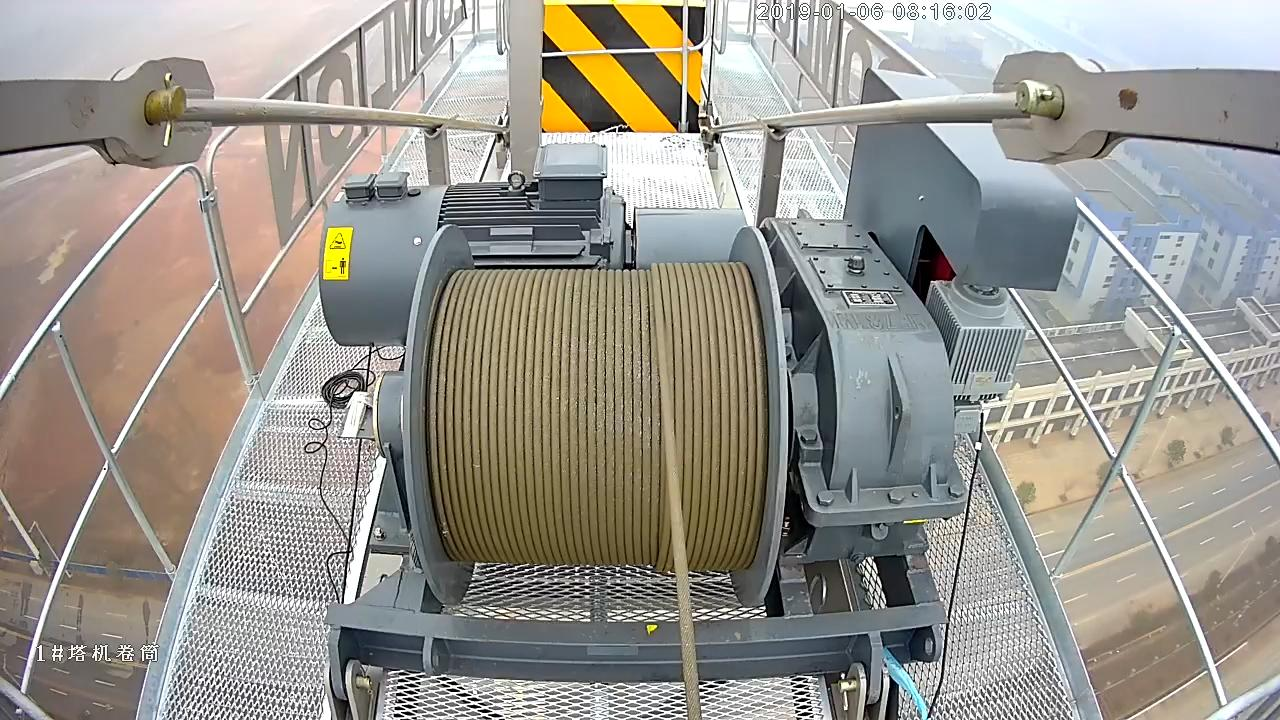
#> input picture img00001.jpg, 1280 x 720 px, given in place of MyTestVideo_1.mp4, which was not available
$ python meanShiftObjectTrack.py
#> lines starting #> are read from the running program, lines starting #| are printed output that depends on the picture; after the words box and inside, x2 and y2 are one past the last pixel; in counts of white or black regions, pixels touching at a corner belong together; pictures that were not available may be replaced by others from this repository, and a replacement may not be noted
# -*- coding: utf-8 -*-
"""
Created on Thu Feb 28 09:18:08 2019

@author: Administrator
"""

import cv2
import numpy as np
import matplotlib.pyplot as plt

def show(img):
    plt.figure(figsize=[7,7]),plt.imshow(img,cmap='gray'),plt.show()
# 设置初始化的窗口位置
r,h,c,w = 165,500,346,500
#r,h,c,w = 225,380,335,70
track_window = (c,r,w,h)

cap = cv2.VideoCapture(r"d:\MyTestVideo_1.mp4")

ret, frame= cap.read()
#> frame is the input picture: shape (720, 1280, 3); mean B, G, R 142.5, 150, 153.2
frame = cv2.GaussianBlur(frame,(3,3),5)
# 设置追踪的区域
roi = frame[r:r+h, c:c+w]
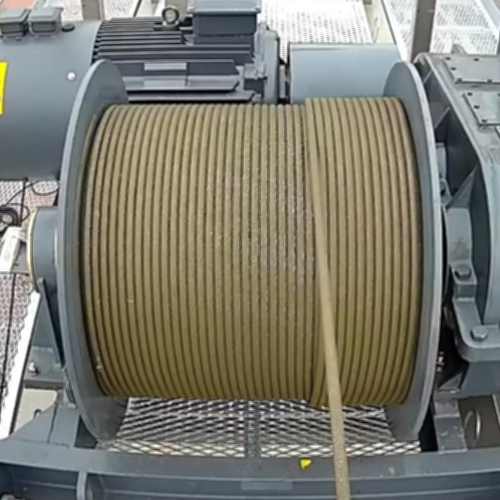
#> roi: shape (500, 500, 3); mean B, G, R 112.1, 123.1, 124.3


gray_img = cv2.cvtColor(frame, cv2.COLOR_BGR2GRAY)
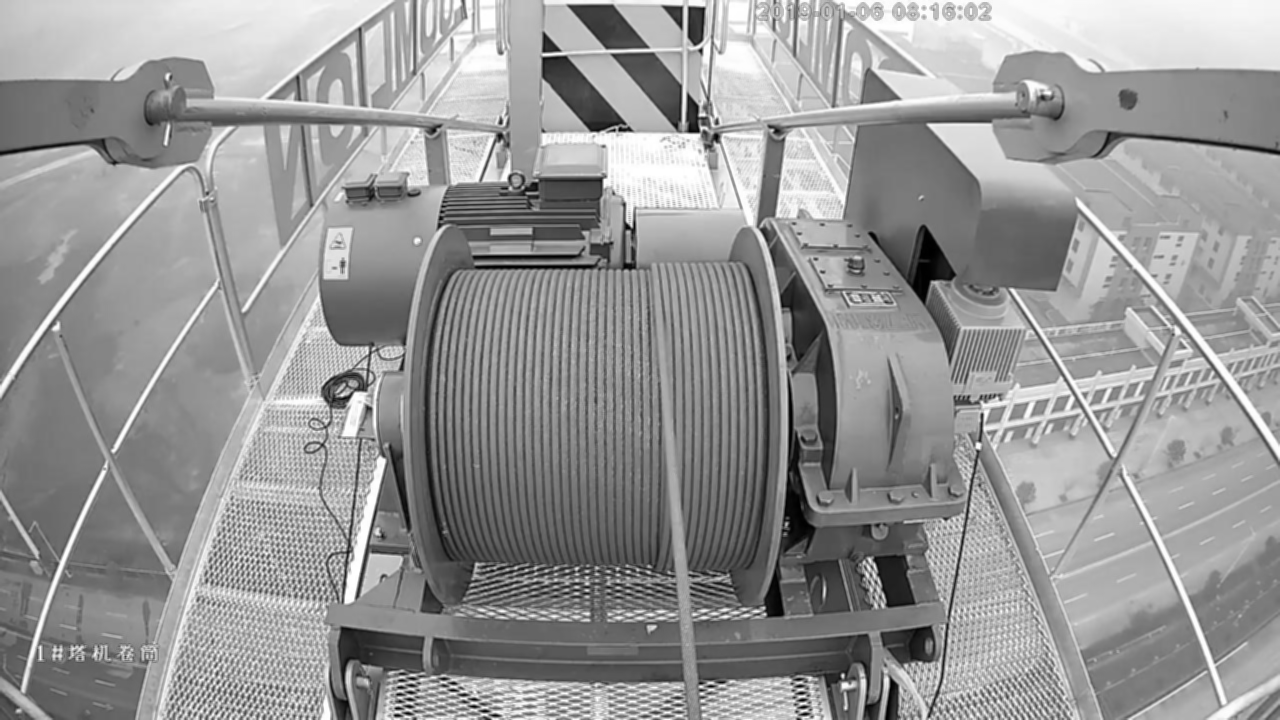
#> gray_img: shape (720, 1280); min 0, max 255, mean 150.1
kernel = np.array([[1, 0, -1],
                   [1, 0, -1],
                   [1, 0, -1]])
filter_img = cv2.filter2D(gray_img,-1,kernel)
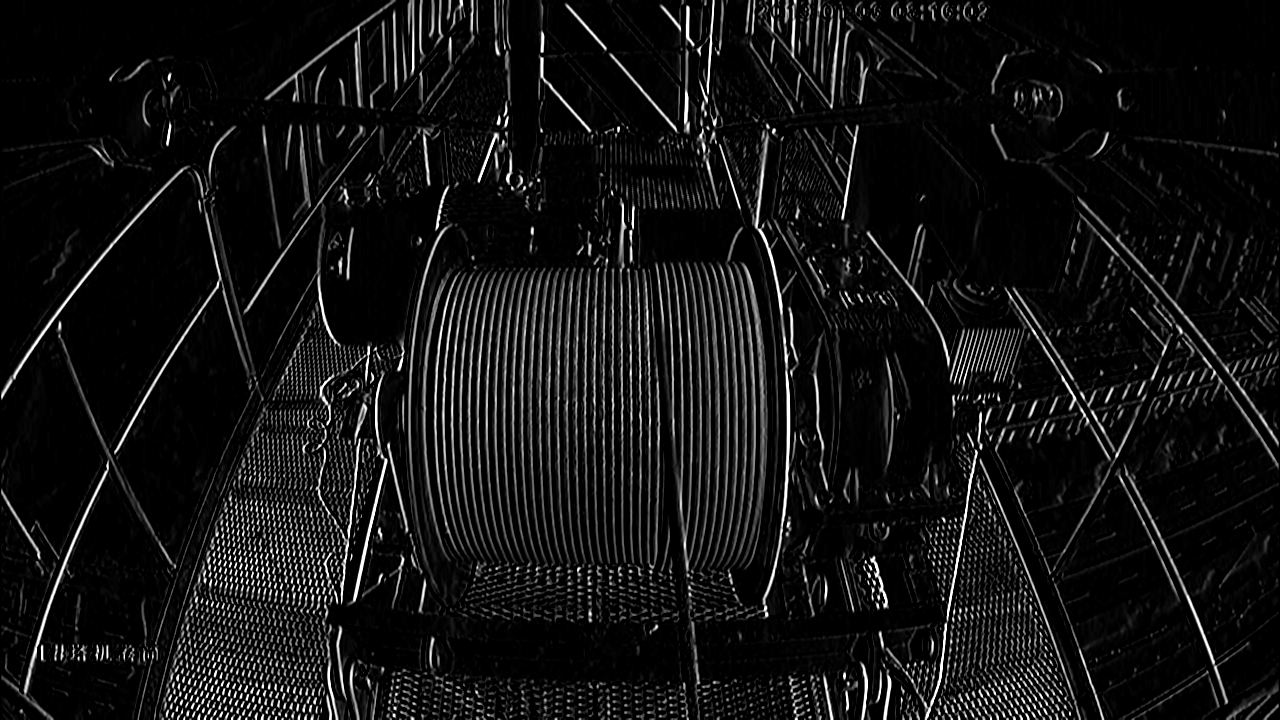
#> filter_img: shape (720, 1280); min 0, max 255, mean 19
show(filter_img)
#ret,thresh_img = cv2.threshold(gray_img,113,255,cv2.THRESH_BINARY)

thresh_img = cv2.filter2D(gray_img,-1,kernel.transpose())
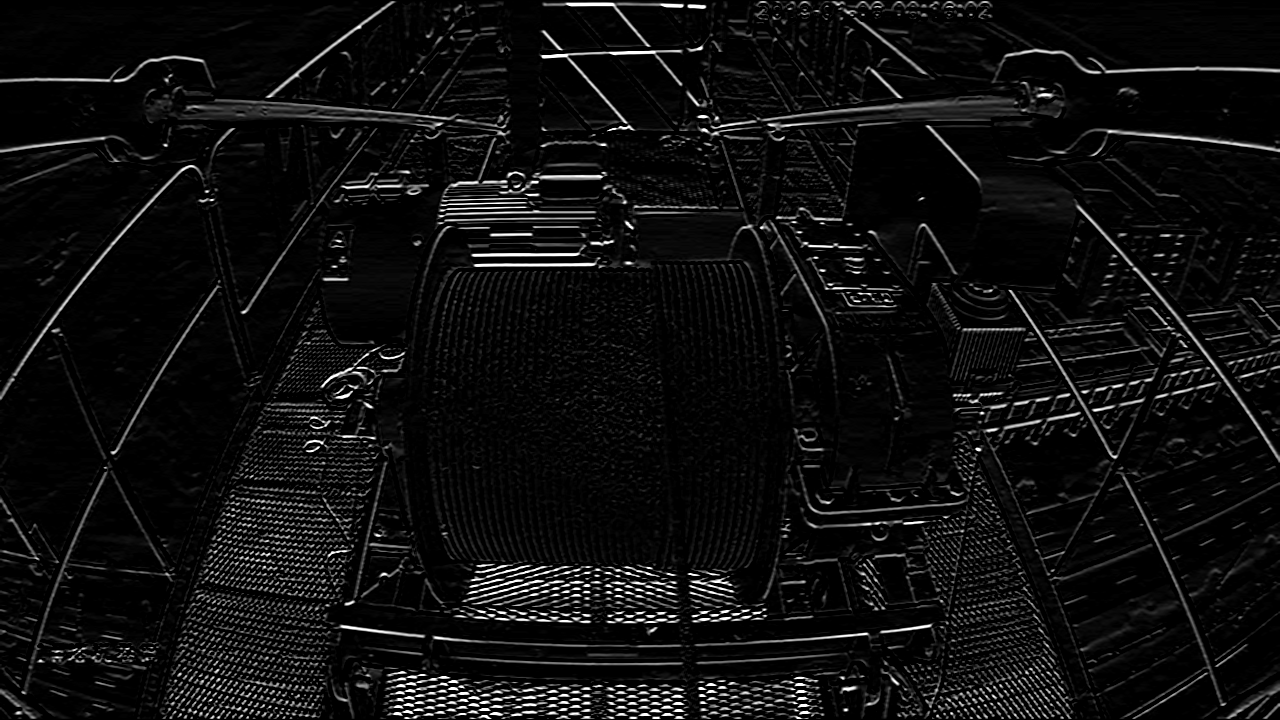
#> thresh_img: shape (720, 1280); min 0, max 255, mean 14.6

show(thresh_img)

# roi区域的hsv图像
hsv_roi = cv2.cvtColor(roi, cv2.COLOR_BGR2HSV)
#> hsv_roi: shape (500, 500, 3); mean H, S, V 58.6, 53.4, 130.4
# 取值hsv值在(0,60,32)到(180,255,255)之间的部分

mask = cv2.inRange(hsv_roi, np.array((0., 32.,32.)), np.array((180.,255.,255.)))
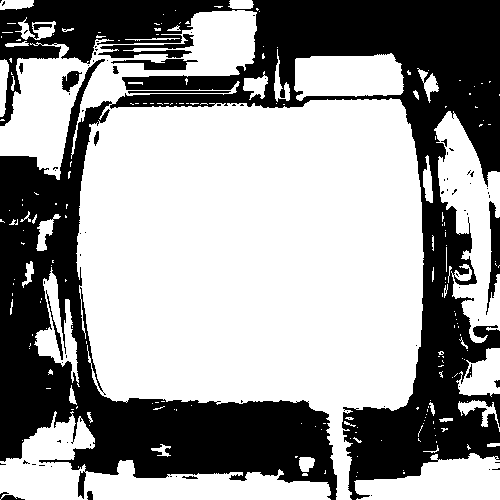
#> mask: shape (500, 500); 60.3% white; 81 black regions (64 under 20 px), largest, box (x1, y1, x2, y2) and area: (0, 0, 500, 500) 95762, (98, 34, 194, 58) 860, (486, 201, 500, 315) 771
# 计算直方图,参数为 图片(可多)，通道数，蒙板区域，直方图长度，范围

roi_hist = cv2.calcHist([hsv_roi],[0],None,[180],[0,180])
#> roi_hist = 180 values, max 34959 at index 22, min 0 at index 58, mean 1388.9
# 归一化

roi_hist = cv2.normalize(roi_hist,roi_hist,0,255,cv2.NORM_MINMAX)
#> roi_hist = 180 values, max 255 at index 22, min 0 at index 58, mean 10.13

# 设置终止条件，迭代10次或者至少移动1次
term_crit = ( cv2.TERM_CRITERIA_EPS | cv2.TERM_CRITERIA_COUNT, 10, 1 )

while(1):
    ret, frame = cap.read()
    frame = cv2.GaussianBlur(frame,(3,3),5)
    if ret == True:
        # 计算每一帧的hsv图像
        hsv = cv2.cvtColor(frame, cv2.COLOR_BGR2HSV)
#> hsv: shape (720, 1280, 3); mean H, S, V 56.6, 39.2, 159.3
        # 计算反向投影
        dst = cv2.calcBackProject([hsv],[0],roi_hist,[0,180],1)
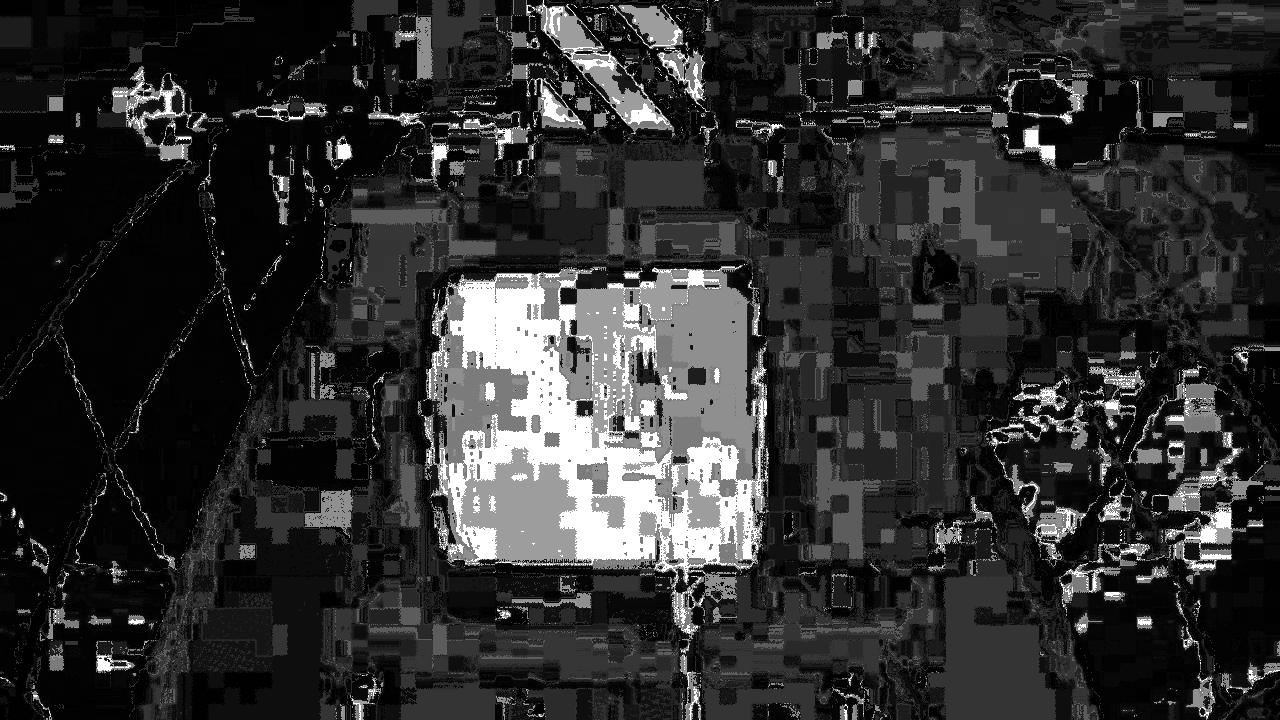
#> dst: shape (720, 1280); min 0, max 255, mean 47.2

        # 调用meanShift算法在dst中寻找目标窗口，找到后返回目标窗口
        ret, track_window = cv2.meanShift(dst, track_window, term_crit)
#> ret = 3; track_window = (346, 178, 500, 500)
        # Draw it on image
        x,y,w,h = track_window
#> x = 346; y = 178; w = 500; h = 500
        img2 = cv2.rectangle(frame, (x,y), (x+w,y+h), 255,2)
        cv2.imshow('img2',img2)


    if cv2.waitKey(1) & 0xFF == ord('q'):
#> (key q is pressed here)
        break
cap.release()
cv2.destroyAllWindows()
